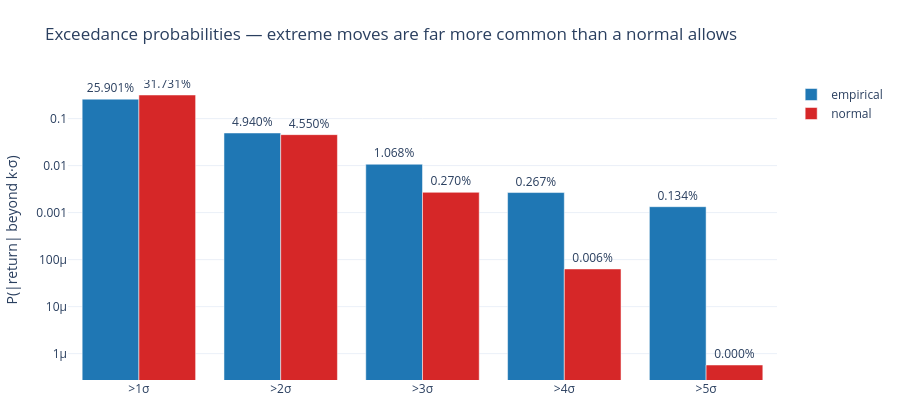

The notebook cell saved with this chart:
### Markdown cell above
## Tail risk, quantified
The sharpest way to feel fat tails: count how often returns breach k standard deviations versus what a normal permits. Beyond 3σ the gap is an order of magnitude — this is why Gaussian risk models understate crashes.

### Code cell
# Tail risk made concrete: how often do |z| > k standard deviations actually happen, vs what a
# normal predicts? Fat tails => the blue bars tower over the red ones at the extremes.
def normal_two_sided(k):
    return math.erfc(k / math.sqrt(2.0))  # P(|Z| > k) for a standard normal

ks = [1, 2, 3, 4, 5]
emp = [float(np.mean(np.abs(z) > k)) for k in ks]
nrm = [normal_two_sided(k) for k in ks]
labels = [f"&gt;{k}σ" for k in ks]
fig = go.Figure()
fig.add_trace(go.Bar(x=labels, y=emp, name="empirical", marker_color="#1f77b4",
                     text=[f"{p:.3%}" for p in emp], textposition="outside"))
fig.add_trace(go.Bar(x=labels, y=nrm, name="normal", marker_color="#d62728",
                     text=[f"{p:.3%}" for p in nrm], textposition="outside"))
fig.update_yaxes(type="log", title="P(|return| beyond k·σ)")
fig.update_layout(height=420, barmode="group",
                  title="Exceedance probabilities — extreme moves are far more common than a normal allows",
                  margin=dict(l=60, r=30, t=80, b=40))
fig.show()

### Figure 1 — Plotly figure (JSON) as saved in the notebook; plotly's stock layout.template omitted (floating-point values rounded to 4 significant figures)
{"data": [{"marker": {"color": "#1f77b4"}, "name": "empirical", "text": ["25.901%", "4.940%", "1.068%", "0.267%", "0.134%"], "textposition": "outside", "type": "bar", "x": ["&gt;1σ", "&gt;2σ", "&gt;3σ", "&gt;4σ", "&gt;5σ"], "y": [0.259, 0.0494, 0.01068, 0.00267, 0.001335]}, {"marker": {"color": "#d62728"}, "name": "normal", "text": ["31.731%", "4.550%", "0.270%", "0.006%", "0.000%"], "textposition": "outside", "type": "bar", "x": ["&gt;1σ", "&gt;2σ", "&gt;3σ", "&gt;4σ", "&gt;5σ"], "y": [0.3173, 0.0455, 0.0027, 6.334e-05, 5.733e-07]}], "layout": {"barmode": "group", "height": 420, "margin": {"b": 40, "l": 60, "r": 30, "t": 80}, "title": {"text": "Exceedance probabilities — extreme moves are far more common than a normal allows"}, "yaxis": {"title": {"text": "P(|return| beyond k·σ)"}, "type": "log"}}}
